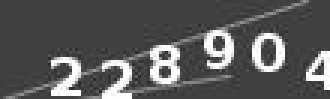
#> input picture SampleImages/TelanganaCaptcha/109.png, 110 x 33 px (shown 3 times larger); its folder holds only this picture in this run
$ python clean_image.py
#> lines starting #> are read from the running program, lines starting #| are printed output that depends on the picture; after the words box and inside, x2 and y2 are one past the last pixel; in counts of white or black regions, pixels touching at a corner belong together
#> in view, img is the input picture: shape (33, 110, 3); min 36, max 255, mean 89.9
import cv2
import numpy as np
from imutils import paths
from itertools import islice

# [41 lines left out: function localize, not called in this run]

def clean_image_telangana(img):
	#make image gray
	gray = cv2.cvtColor(img,cv2.COLOR_BGR2GRAY)
	#cv2.imshow("Gray", gray)
	#Thresholding
	thresh = cv2.threshold(gray, 0, 255, cv2.THRESH_OTSU)[1]
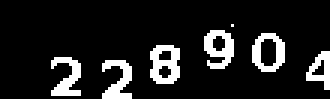
#> thresh: shape (33, 110) (shown 3 times larger); 12.6% white in thin lines or dots, all inside (x1, y1, x2, y2) = (17, 8, 110, 33)
	#cv2.imshow("Thresholding", thresh)

	kernel = cv2.getStructuringElement(cv2.MORPH_ELLIPSE, (1,2))
	erode = cv2.erode(thresh, kernel, iterations = 1)
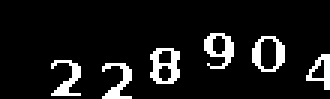
#> erode: shape (33, 110) (shown 3 times larger); 9.5% white in thin lines or dots, all inside (x1, y1, x2, y2) = (17, 11, 110, 33)
	#cv2.imshow("Erode", erode)

	return erode

def view(image):
	img = cv2.imread(image)
	cv2.imshow("Original", np.hstack([img]))
	img_s = clean_image_telangana(img)
	cv2.imshow("Final Output", np.hstack([img_s]))
	# cv2.imshow("Bounding Box", rect)

	cv2.waitKey(0)

if __name__ == '__main__':
	# [7 lines of commented-out code are left out]
	list_images = paths.list_images("SampleImages/TelanganaCaptcha")


	for image in list_images:
		try:
			view(image)
		except KeyboardInterrupt:
			print("manually exiting")
			break

$ run again, on SampleImages/TelanganaCaptcha/59.png
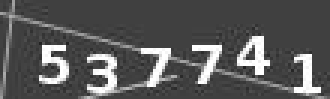
#> input picture SampleImages/TelanganaCaptcha/59.png, 110 x 33 px (shown 3 times larger)
#> in view, img is the input picture: shape (33, 110, 3); min 32, max 255, mean 88.4
#> in clean_image_telangana, `thresh = cv2.threshold(gray, 0, 255, cv2.THRESH_OTSU)[1]`:
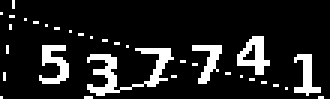
#> thresh: shape (33, 110) (shown 3 times larger); 12.8% white in thin lines or dots
#> in clean_image_telangana, `erode = cv2.erode(thresh, kernel, iterations = 1)`:
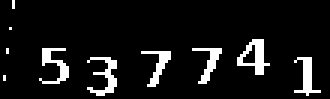
#> erode: shape (33, 110) (shown 3 times larger); 8.3% white in thin lines or dots

$ run again, on SampleImages/TelanganaCaptcha/88.png
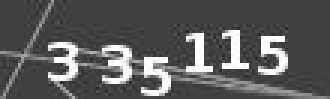
#> input picture SampleImages/TelanganaCaptcha/88.png, 110 x 33 px (shown 3 times larger)
#> in view, img is the input picture: shape (33, 110, 3); min 31, max 255, mean 90.6
#> in clean_image_telangana, `thresh = cv2.threshold(gray, 0, 255, cv2.THRESH_OTSU)[1]`:
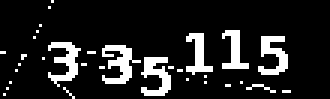
#> thresh: shape (33, 110) (shown 3 times larger); 13.1% white in thin lines or dots, all inside (x1, y1, x2, y2) = (0, 0, 97, 33)
#> in clean_image_telangana, `erode = cv2.erode(thresh, kernel, iterations = 1)`:
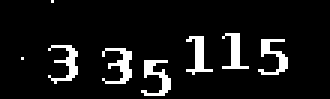
#> erode: shape (33, 110) (shown 3 times larger); 8.4% white in thin lines or dots, all inside (x1, y1, x2, y2) = (7, 0, 96, 32)

$ run again, on SampleImages/TelanganaCaptcha/14.png
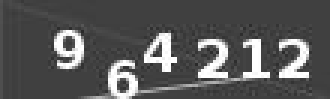
#> input picture SampleImages/TelanganaCaptcha/14.png, 110 x 33 px (shown 3 times larger)
#> in view, img is the input picture: shape (33, 110, 3); min 41, max 255, mean 88.3
#> in clean_image_telangana, `thresh = cv2.threshold(gray, 0, 255, cv2.THRESH_OTSU)[1]`:
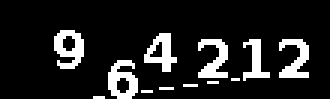
#> thresh: shape (33, 110) (shown 3 times larger); 12.8% white in thin lines or dots, all inside (x1, y1, x2, y2) = (18, 10, 103, 33)
#> in clean_image_telangana, `erode = cv2.erode(thresh, kernel, iterations = 1)`:
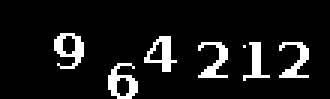
#> erode: shape (33, 110) (shown 3 times larger); 9.1% white in thin lines or dots, all inside (x1, y1, x2, y2) = (18, 11, 103, 33)

$ run again, on SampleImages/TelanganaCaptcha/2.png
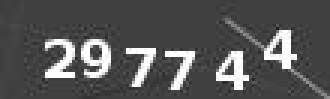
#> input picture SampleImages/TelanganaCaptcha/2.png, 110 x 33 px (shown 3 times larger)
#> in view, img is the input picture: shape (33, 110, 3); min 30, max 255, mean 86.1
#> in clean_image_telangana, `thresh = cv2.threshold(gray, 0, 255, cv2.THRESH_OTSU)[1]`:
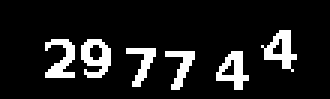
#> thresh: shape (33, 110) (shown 3 times larger); 11.5% white in thin lines or dots, all inside (x1, y1, x2, y2) = (15, 10, 99, 30)
#> in clean_image_telangana, `erode = cv2.erode(thresh, kernel, iterations = 1)`:
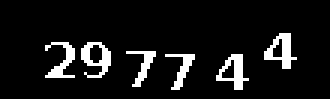
#> erode: shape (33, 110) (shown 3 times larger); 8.7% white in thin lines or dots, all inside (x1, y1, x2, y2) = (15, 11, 99, 30)
